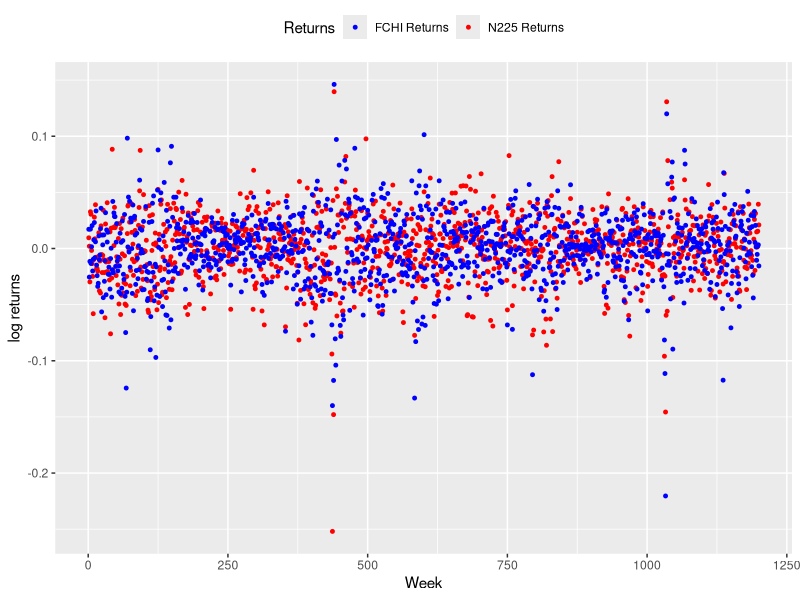

Here is the R script that generated this plot:
#install.packages("tidyverse") 
#uncomment if you dont have it installed
library(tidyverse)

n225 <- read.csv("N225.csv", stringsAsFactors=FALSE)
fchi <- read.csv("FCHI.csv", stringsAsFactors=FALSE)

n225_r <- function(t) {
    return (log(as.numeric(n225[t+1,2]))-log(as.numeric(n225[t,2])))
}
fchi_r <- function(t) {
    return (log(as.numeric(fchi[t+1,2]))-log(as.numeric(fchi[t,2])))
}
numOfWeeks = nrow(n225)
returnsDataSet <- data.frame(matrix(ncol=3, nrow=0, dimnames=list(NULL, c("Week", "n225_returns", "fchi_returns"))))

for (i in 1:numOfWeeks-1){
    returnsDataSet[i,1]=i
    returnsDataSet[i,2]=n225_r(i)
    returnsDataSet[i,3]=fchi_r(i)
}


ggplot(data = returnsDataSet, aes(x = Week)) +
    geom_point(aes(y = n225_returns, color = "N225 Returns"), size = 1) +
    geom_point(aes(y = fchi_returns, color = "FCHI Returns"), size = 1) +
    labs(x = "Week", y = "log returns", color = "Returns") +
    scale_color_manual(values = c("blue", "red")) +
    theme(legend.position = "top")
print(head(returnsDataSet))
